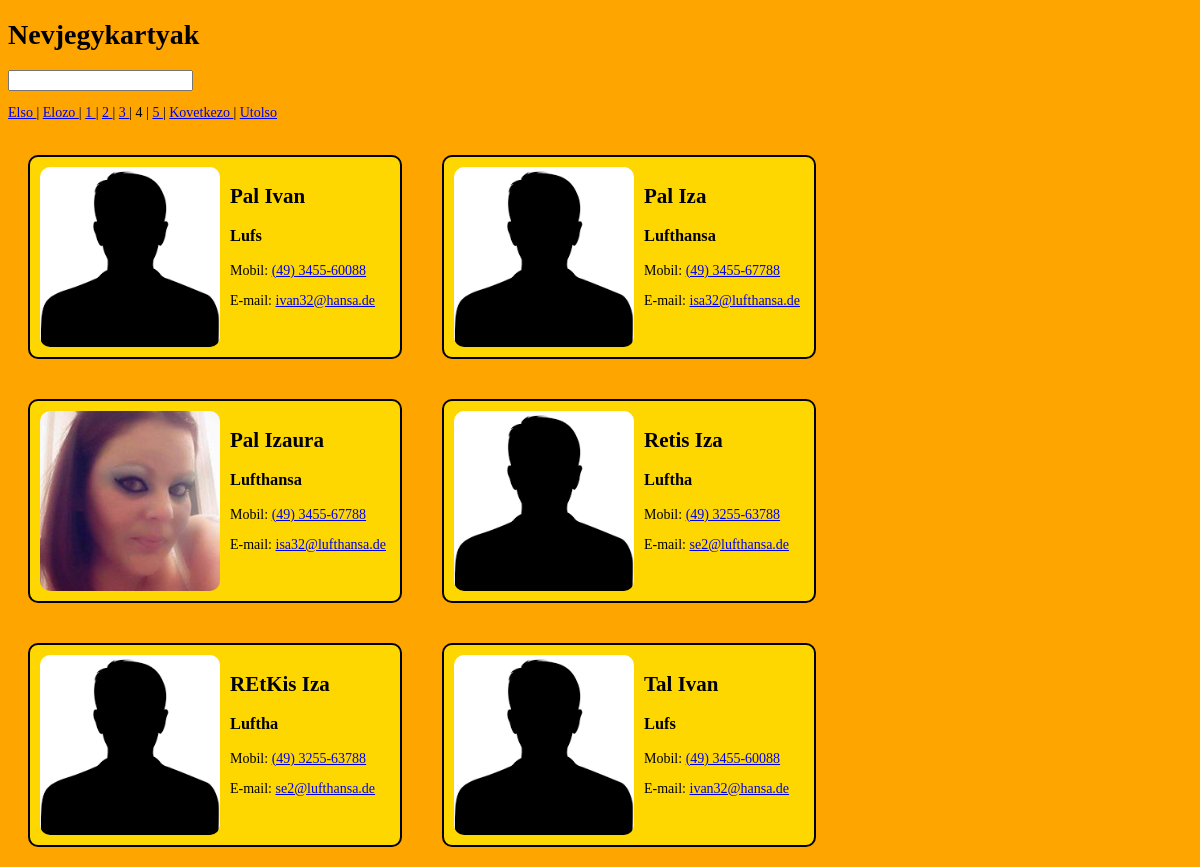
Page /?oldal=4 on the committed database.
### tables this page shows
CREATE TABLE IF NOT EXISTS `nevjegyek` (
  `id` smallint(6) NOT NULL AUTO_INCREMENT,
  `foto` varchar(64) DEFAULT '''nincskep.png''',
  `nev` varchar(20) DEFAULT NULL,
  `cegnev` varchar(30) DEFAULT NULL,
  `foglalkozas` varchar(8) DEFAULT NULL,
  `Email` varchar(18) DEFAULT NULL,
  `Mobil` varchar(15) DEFAULT NULL,
  PRIMARY KEY (`id`)
);

### index.php (the view, shortened to what this page needs)
<?php
require("kapcsolat.php");
$sql = "SELECT *
FROM nevjegyek";
$eredmeny = mysqli_query($dbconn, $sql);
$osszes = mysqli_num_rows($eredmeny);
$mennyit = 6;
$lapok = ceil($osszes/$mennyit);
$aktualis = (isset($_GET['oldal'])) ? (int)$_GET['oldal'] : 1;
$honnan = ($aktualis-1)*$mennyit;
$lapozo = "<p>";
$lapozo.= ($aktualis != 1) ? "<a href=\"?oldal=1\">Elso </a>| " : "Elso | ";
$lapozo.= ($aktualis > 1 && $aktualis <=$lapok)  ? "<a href=\"?oldal=".($aktualis-1)."\">Elozo </a>| " : "Elözö | ";
for ($oldal=1; $oldal<=$lapok; $oldal++){
    $lapozo.= ($aktualis!=$oldal) ? "<a href=\"?oldal={$oldal}\">{$oldal} </a>| " : $oldal." | ";
}
$lapozo.= ($aktualis > 0 && $aktualis <$lapok) ? "<a href=\"?oldal=".($aktualis+1)."\">Kovetkezo </a>| " : "Következö | ";
$lapozo.= ($aktualis !=$lapok) ? "<a href=\"?oldal=3\">Utolso </a>" : "Utolso";
$lapozo.="</p>";
$kifejezes = (isset($_POST['kifejezes'])) ? $_POST['kifejezes'] : "" ;
$sql = "SELECT *
FROM nevjegyek
WHERE nev LIKE '%{$kifejezes}%'
OR cegnev LIKE '%{$kifejezes}%'
OR Mobil LIKE '%{$kifejezes}%'
OR Email LIKE '%{$kifejezes}%'
ORDER by nev ASC
LIMIT {$honnan}, {$mennyit}";
$eredmeny = mysqli_query($dbconn, $sql);
if(@mysqli_num_rows($eredmeny) <1){
    $kimenet = "<article>
    <h2>Nincs talalat a rendszerben!</h2>
    </article>\n";
}else{
$kimenet = "";
while ($sor = mysqli_fetch_assoc($eredmeny)){
$kimenet.= "<article>
<img src=\"kepek/{$sor['foto']}\" alt=\"{$sor['nev']}\">
<h2>{$sor['nev']}</h2>
<h3>{$sor['cegnev']}</h3>
<p>Mobil: <a href=\"tel:{$sor['Mobil']}\">{$sor['Mobil']}</a></p>
<p>E-mail: <a href=\"mailto:{$sor['Email']}\">{$sor['Email']}</a></p>
</article>\n";
    }
}
?><!DOCTYPE html>
<html>
<head>
    <link rel="stylesheet" type="text/css" href="stilus1.css" />
</head>
<body>
    <h1>Nevjegykartyak</h1>
    <form method="post" action="">
        <input type="search" id="kifejezes" name="kifejezes">
    </form>
    <?php print $lapozo; ?>
    <?php print $kimenet ?>
</body>
</html>

### stilus1.css (style rules this page uses)
body { font-family: Georgia, 'Times New Roman', Times, serif; font-size: 14px; background-color:orange; }
article { float: left; border: black solid 2px; margin: 20px; width: 350px; background-color: gold; border-radius: 10px; padding: 10px; }
article img { float: left; height:180px; margin-right: 10px; border-radius: 10px; }

### rows in the picture
nevjegyek: foto (picture), nev "Pal Ivan", cegnev "Lufs", Mobil "(49) 3455-60088", Email "ivan32@hansa.de"
nevjegyek: foto (picture), nev "Pal Iza", cegnev "Lufthansa", Mobil "(49) 3455-67788", Email "isa32@lufthansa.de"
nevjegyek: foto (picture), nev "Pal Izaura", cegnev "Lufthansa", Mobil "(49) 3455-67788", Email "isa32@lufthansa.de"
nevjegyek: foto (picture), nev "Retis Iza", cegnev "Luftha", Mobil "(49) 3255-63788", Email "se2@lufthansa.de"
nevjegyek: foto (picture), nev "REtKis Iza", cegnev "Luftha", Mobil "(49) 3255-63788", Email "se2@lufthansa.de"
nevjegyek: foto (picture), nev "Tal Ivan", cegnev "Lufs", Mobil "(49) 3455-60088", Email "ivan32@hansa.de"
